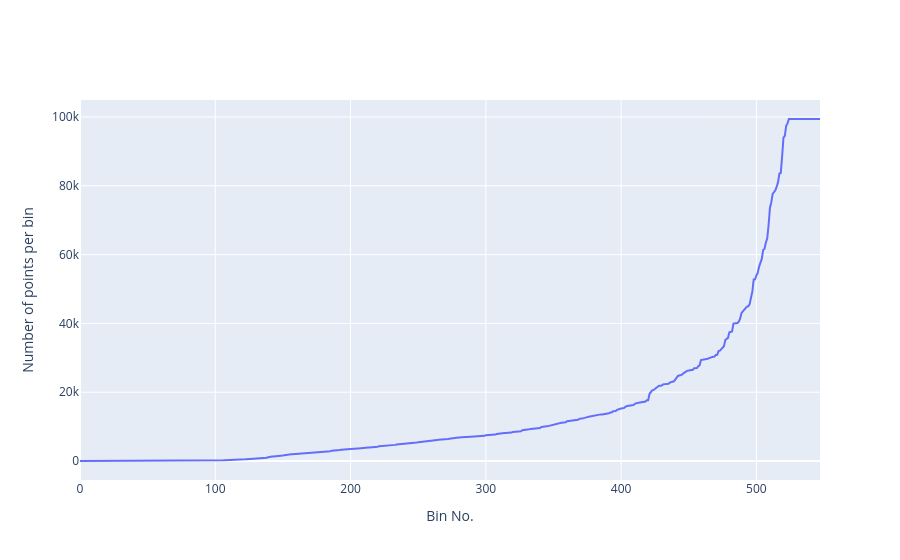

Source (notebook cell):
### Code cell
_ = profileNo_vs_latlon_bins(df_sampled, lat_step=2, lon_step=2)

### Figure 1 — Plotly figure (JSON) as saved in the notebook; plotly's stock layout.template omitted (floating-point values rounded to 4 significant figures; data arrays with more than 128 entries replaced by an {"elided": "..."} marker saying what was removed)
{"data": [{"type": "scatter", "x": {"elided": "548 int values"}, "y": {"elided": "548 int values"}}], "layout": {"xaxis": {"title": {"text": "Bin No."}}, "yaxis": {"title": {"text": "Number of points per bin"}}}}
